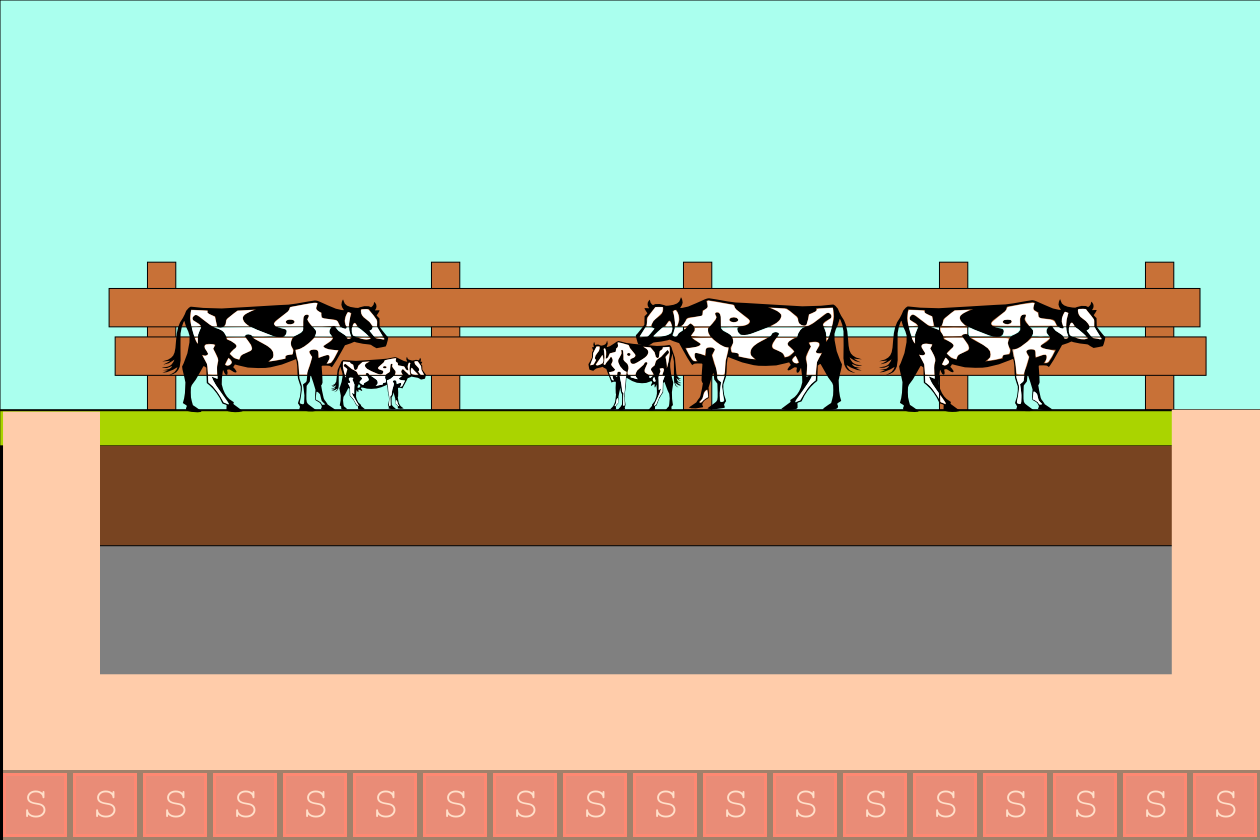

Rendered tile map (Tiled .tmx) drawn with the repository's tilesets; below, a short description and the map source with its tile grids summarised:
An orthogonal 18x12 tile map with 70x70 px tiles, 2 tile layers (background, collision), 2 tilesets.

<map version="1.0" orientation="orthogonal" renderorder="right-down" width="18" height="12" tilewidth="70" tileheight="70">
 <tileset firstgid="1" name="meta-tiles" tilewidth="70" tileheight="70">
  <image source="../img/meta-tiles.png" width="350" height="70" />
  <tile id="4">
   <properties>
    <property name="type" value="solid" />
   </properties>
  </tile>
 </tileset>
 <tileset firstgid="6" name="Back-Texas" tilewidth="70" tileheight="70">
  <image source="../img/Back-Texas.png" width="1260" height="840" />
 </tileset>
 <layer name="background" width="18" height="12">
  <data>[216 cells, 216 non-empty, 216 distinct tile ids]</data>
 </layer>
 <layer name="collision" width="18" height="12" opacity="0.37">
  <data>[216 cells, 18 non-empty, 1 distinct tile ids]</data>
 </layer>
</map>
